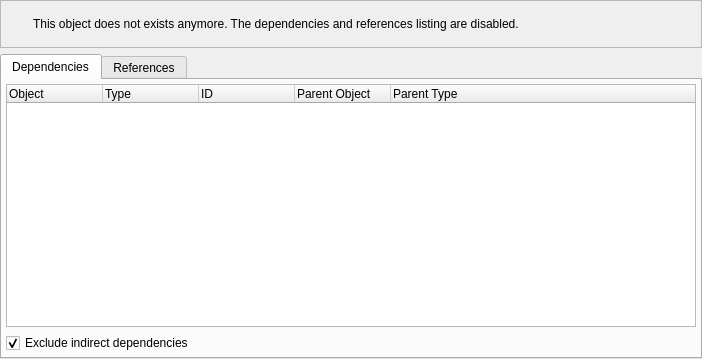
<?xml version="1.0" encoding="UTF-8"?>
<ui version="4.0">
 <class>ObjectDepsRefsWidget</class>
 <widget class="QWidget" name="ObjectDepsRefsWidget">
  <property name="geometry">
   <rect>
    <x>0</x>
    <y>0</y>
    <width>702</width>
    <height>359</height>
   </rect>
  </property>
  <property name="windowTitle">
   <string>Object's dependencies &amp; references</string>
  </property>
  <property name="windowIcon">
   <iconset resource="../res/resources.qrc">
    <normaloff>:/icons/icons/pgsqlModeler48x48.png</normaloff>:/icons/icons/pgsqlModeler48x48.png</iconset>
  </property>
  <layout class="QGridLayout" name="objectdepsrefs_grid">
   <property name="leftMargin">
    <number>0</number>
   </property>
   <property name="topMargin">
    <number>0</number>
   </property>
   <property name="rightMargin">
    <number>0</number>
   </property>
   <property name="bottomMargin">
    <number>0</number>
   </property>
   <property name="spacing">
    <number>6</number>
   </property>
   <item row="1" column="0">
    <widget class="QTabWidget" name="tabWidget">
     <property name="currentIndex">
      <number>0</number>
     </property>
     <property name="iconSize">
      <size>
       <width>22</width>
       <height>22</height>
      </size>
     </property>
     <widget class="QWidget" name="dependnces_tab">
      <attribute name="title">
       <string>Dependencies</string>
      </attribute>
      <layout class="QGridLayout" name="gridLayout">
       <property name="leftMargin">
        <number>4</number>
       </property>
       <property name="topMargin">
        <number>4</number>
       </property>
       <property name="rightMargin">
        <number>4</number>
       </property>
       <property name="bottomMargin">
        <number>4</number>
       </property>
       <property name="spacing">
        <number>6</number>
       </property>
       <item row="0" column="0">
        <widget class="QTableWidget" name="dependences_tbw">
         <property name="enabled">
          <bool>true</bool>
         </property>
         <property name="editTriggers">
          <set>QAbstractItemView::NoEditTriggers</set>
         </property>
         <property name="alternatingRowColors">
          <bool>true</bool>
         </property>
         <property name="selectionMode">
          <enum>QAbstractItemView::NoSelection</enum>
         </property>
         <property name="selectionBehavior">
          <enum>QAbstractItemView::SelectRows</enum>
         </property>
         <property name="gridStyle">
          <enum>Qt::SolidLine</enum>
         </property>
         <property name="sortingEnabled">
          <bool>true</bool>
         </property>
         <attribute name="horizontalHeaderCascadingSectionResizes">
          <bool>true</bool>
         </attribute>
         <attribute name="horizontalHeaderMinimumSectionSize">
          <number>30</number>
         </attribute>
         <attribute name="horizontalHeaderDefaultSectionSize">
          <number>96</number>
         </attribute>
         <attribute name="horizontalHeaderShowSortIndicator" stdset="0">
          <bool>true</bool>
         </attribute>
         <attribute name="horizontalHeaderStretchLastSection">
          <bool>true</bool>
         </attribute>
         <attribute name="verticalHeaderVisible">
          <bool>false</bool>
         </attribute>
         <attribute name="verticalHeaderCascadingSectionResizes">
          <bool>false</bool>
         </attribute>
         <attribute name="verticalHeaderMinimumSectionSize">
          <number>25</number>
         </attribute>
         <attribute name="verticalHeaderDefaultSectionSize">
          <number>26</number>
         </attribute>
         <attribute name="verticalHeaderHighlightSections">
          <bool>false</bool>
         </attribute>
         <attribute name="verticalHeaderShowSortIndicator" stdset="0">
          <bool>false</bool>
         </attribute>
         <attribute name="verticalHeaderStretchLastSection">
          <bool>false</bool>
         </attribute>
         <column>
          <property name="text">
           <string>Object</string>
          </property>
          <property name="textAlignment">
           <set>AlignLeading|AlignVCenter</set>
          </property>
          <property name="icon">
           <iconset resource="../res/resources.qrc">
            <normaloff>:/icons/icons/table.png</normaloff>:/icons/icons/table.png</iconset>
          </property>
         </column>
         <column>
          <property name="text">
           <string>Type</string>
          </property>
          <property name="textAlignment">
           <set>AlignLeading|AlignVCenter</set>
          </property>
          <property name="icon">
           <iconset resource="../res/resources.qrc">
            <normaloff>:/icons/icons/usertype.png</normaloff>:/icons/icons/usertype.png</iconset>
          </property>
         </column>
         <column>
          <property name="text">
           <string>ID</string>
          </property>
          <property name="textAlignment">
           <set>AlignLeading|AlignVCenter</set>
          </property>
          <property name="icon">
           <iconset resource="../res/resources.qrc">
            <normaloff>:/icons/icons/uid.png</normaloff>:/icons/icons/uid.png</iconset>
          </property>
         </column>
         <column>
          <property name="text">
           <string>Parent Object</string>
          </property>
          <property name="textAlignment">
           <set>AlignLeading|AlignVCenter</set>
          </property>
          <property name="icon">
           <iconset resource="../res/resources.qrc">
            <normaloff>:/icons/icons/schema.png</normaloff>:/icons/icons/schema.png</iconset>
          </property>
         </column>
         <column>
          <property name="text">
           <string>Parent Type</string>
          </property>
          <property name="textAlignment">
           <set>AlignLeading|AlignVCenter</set>
          </property>
          <property name="icon">
           <iconset resource="../res/resources.qrc">
            <normaloff>:/icons/icons/usertype.png</normaloff>:/icons/icons/usertype.png</iconset>
          </property>
         </column>
        </widget>
       </item>
       <item row="1" column="0">
        <widget class="QCheckBox" name="exc_ind_deps_chk">
         <property name="text">
          <string>Exclude indirect dependencies</string>
         </property>
         <property name="checked">
          <bool>true</bool>
         </property>
        </widget>
       </item>
      </layout>
     </widget>
     <widget class="QWidget" name="references_tab">
      <attribute name="title">
       <string>References</string>
      </attribute>
      <layout class="QGridLayout" name="gridLayout_2">
       <property name="leftMargin">
        <number>4</number>
       </property>
       <property name="topMargin">
        <number>4</number>
       </property>
       <property name="rightMargin">
        <number>4</number>
       </property>
       <property name="bottomMargin">
        <number>4</number>
       </property>
       <property name="spacing">
        <number>6</number>
       </property>
       <item row="0" column="0">
        <widget class="QTableWidget" name="references_tbw">
         <property name="enabled">
          <bool>true</bool>
         </property>
         <property name="editTriggers">
          <set>QAbstractItemView::NoEditTriggers</set>
         </property>
         <property name="alternatingRowColors">
          <bool>true</bool>
         </property>
         <property name="selectionMode">
          <enum>QAbstractItemView::NoSelection</enum>
         </property>
         <property name="selectionBehavior">
          <enum>QAbstractItemView::SelectRows</enum>
         </property>
         <property name="gridStyle">
          <enum>Qt::SolidLine</enum>
         </property>
         <property name="sortingEnabled">
          <bool>true</bool>
         </property>
         <attribute name="horizontalHeaderCascadingSectionResizes">
          <bool>true</bool>
         </attribute>
         <attribute name="horizontalHeaderMinimumSectionSize">
          <number>30</number>
         </attribute>
         <attribute name="horizontalHeaderDefaultSectionSize">
          <number>96</number>
         </attribute>
         <attribute name="horizontalHeaderShowSortIndicator" stdset="0">
          <bool>true</bool>
         </attribute>
         <attribute name="horizontalHeaderStretchLastSection">
          <bool>true</bool>
         </attribute>
         <attribute name="verticalHeaderVisible">
          <bool>false</bool>
         </attribute>
         <attribute name="verticalHeaderCascadingSectionResizes">
          <bool>false</bool>
         </attribute>
         <attribute name="verticalHeaderMinimumSectionSize">
          <number>25</number>
         </attribute>
         <attribute name="verticalHeaderDefaultSectionSize">
          <number>26</number>
         </attribute>
         <attribute name="verticalHeaderHighlightSections">
          <bool>false</bool>
         </attribute>
         <attribute name="verticalHeaderShowSortIndicator" stdset="0">
          <bool>false</bool>
         </attribute>
         <attribute name="verticalHeaderStretchLastSection">
          <bool>false</bool>
         </attribute>
         <column>
          <property name="text">
           <string>Object</string>
          </property>
          <property name="textAlignment">
           <set>AlignLeading|AlignVCenter</set>
          </property>
          <property name="icon">
           <iconset resource="../res/resources.qrc">
            <normaloff>:/icons/icons/table.png</normaloff>:/icons/icons/table.png</iconset>
          </property>
         </column>
         <column>
          <property name="text">
           <string>Type</string>
          </property>
          <property name="textAlignment">
           <set>AlignLeading|AlignVCenter</set>
          </property>
          <property name="icon">
           <iconset resource="../res/resources.qrc">
            <normaloff>:/icons/icons/usertype.png</normaloff>:/icons/icons/usertype.png</iconset>
          </property>
         </column>
         <column>
          <property name="text">
           <string>ID</string>
          </property>
          <property name="textAlignment">
           <set>AlignLeading|AlignVCenter</set>
          </property>
          <property name="icon">
           <iconset resource="../res/resources.qrc">
            <normaloff>:/icons/icons/uid.png</normaloff>:/icons/icons/uid.png</iconset>
          </property>
         </column>
         <column>
          <property name="text">
           <string>Parent Object</string>
          </property>
          <property name="textAlignment">
           <set>AlignLeading|AlignVCenter</set>
          </property>
          <property name="icon">
           <iconset resource="../res/resources.qrc">
            <normaloff>:/icons/icons/schema.png</normaloff>:/icons/icons/schema.png</iconset>
          </property>
         </column>
         <column>
          <property name="text">
           <string>Parent Type</string>
          </property>
          <property name="textAlignment">
           <set>AlignLeading|AlignVCenter</set>
          </property>
          <property name="icon">
           <iconset resource="../res/resources.qrc">
            <normaloff>:/icons/icons/usertype.png</normaloff>:/icons/icons/usertype.png</iconset>
          </property>
         </column>
        </widget>
       </item>
       <item row="1" column="0">
        <widget class="QCheckBox" name="inc_ind_refs_chk">
         <property name="text">
          <string>Include indirect references</string>
         </property>
        </widget>
       </item>
      </layout>
     </widget>
    </widget>
   </item>
   <item row="0" column="0">
    <widget class="QFrame" name="alert_frm">
     <property name="sizePolicy">
      <sizepolicy hsizetype="Preferred" vsizetype="Fixed">
       <horstretch>0</horstretch>
       <verstretch>0</verstretch>
      </sizepolicy>
     </property>
     <property name="minimumSize">
      <size>
       <width>0</width>
       <height>48</height>
      </size>
     </property>
     <property name="frameShape">
      <enum>QFrame::StyledPanel</enum>
     </property>
     <property name="frameShadow">
      <enum>QFrame::Raised</enum>
     </property>
     <layout class="QGridLayout" name="gridLayout_4">
      <property name="leftMargin">
       <number>2</number>
      </property>
      <property name="topMargin">
       <number>2</number>
      </property>
      <property name="rightMargin">
       <number>2</number>
      </property>
      <property name="bottomMargin">
       <number>2</number>
      </property>
      <item row="0" column="0">
       <widget class="QLabel" name="label_3">
        <property name="minimumSize">
         <size>
          <width>24</width>
          <height>24</height>
         </size>
        </property>
        <property name="maximumSize">
         <size>
          <width>24</width>
          <height>24</height>
         </size>
        </property>
        <property name="text">
         <string/>
        </property>
        <property name="textFormat">
         <enum>Qt::AutoText</enum>
        </property>
        <property name="pixmap">
         <pixmap resource="../res/resources.qrc">:/icons/icons/alert.png</pixmap>
        </property>
        <property name="scaledContents">
         <bool>true</bool>
        </property>
       </widget>
      </item>
      <item row="0" column="1">
       <widget class="QLabel" name="message_lbl">
        <property name="font">
         <font>
          <weight>50</weight>
          <bold>false</bold>
          <underline>false</underline>
          <strikeout>false</strikeout>
          <kerning>true</kerning>
         </font>
        </property>
        <property name="text">
         <string>This object does not exists anymore. The dependencies and references listing are disabled.</string>
        </property>
        <property name="wordWrap">
         <bool>true</bool>
        </property>
       </widget>
      </item>
     </layout>
    </widget>
   </item>
  </layout>
 </widget>
 <resources>
  <include location="../res/resources.qrc"/>
 </resources>
 <connections/>
</ui>
